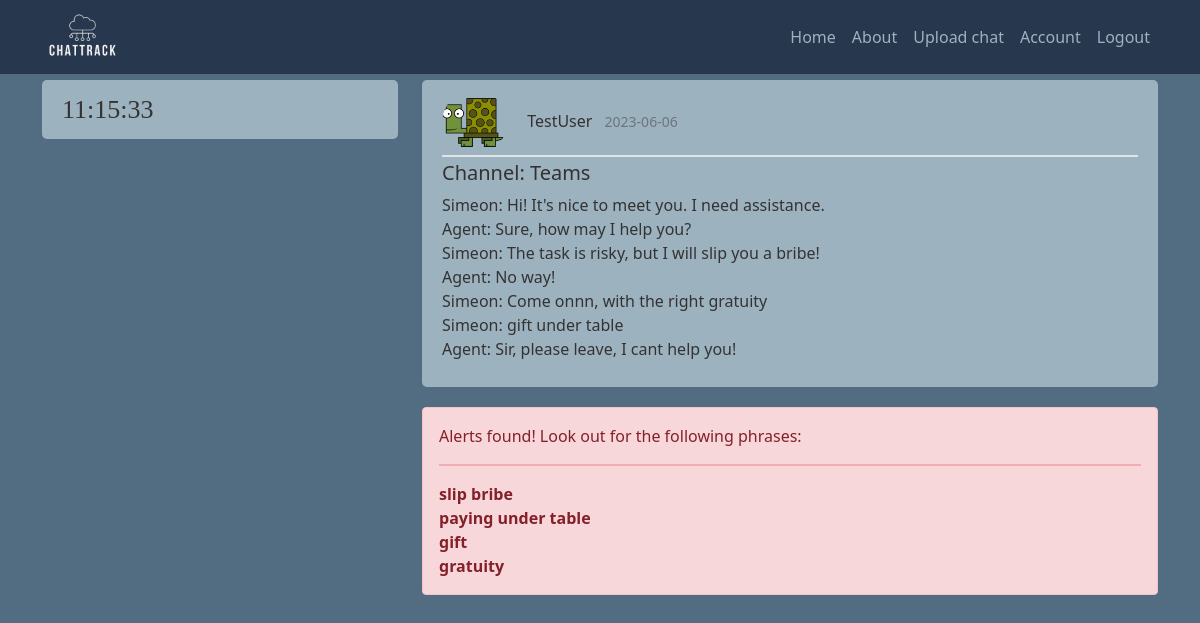
/chat/7 (signed in), run on the app's committed database.
### chattrack/models.py (models this page shows, shortened)
class User(db.Model, UserMixin):
    id = db.Column(db.Integer, primary_key=True)
    username = db.Column(db.String(20), unique=True, nullable=False)
    email = db.Column(db.String(50), unique=True, nullable=False)
    profile_pic = db.Column(db.String(20), nullable=False, default='default.jpg')
    password = db.Column(db.String(60), nullable=False)
    chats = db.relationship('Chat', backref='owner', lazy=True)

class Chat(db.Model):
    id = db.Column(db.Integer, primary_key=True)
    has_alerts = db.Column(db.Boolean, nullable=False, default=False)
    date_uploaded = db.Column(db.DateTime, nullable=False, default=datetime.utcnow)
    channel = db.Column(db.String(30), nullable=False)
    content = db.Column(db.Text, nullable=False)
    similar_phrases_found = db.Column(db.String, nullable=True)
    user_id = db.Column(db.Integer, db.ForeignKey('user.id'), nullable=False)

### chattrack/routes.py (the view)
@app.route("/chat/<int:chat_id>", methods=['GET', 'POST'])
@login_required
def chat(chat_id):
    chat = Chat.query.get_or_404(chat_id)
    deserialized_similar_phrases_found = json.loads(chat.similar_phrases_found)
    return render_template('chat.html', title=chat.channel, chat=chat, phrases_found=deserialized_similar_phrases_found)

### chattrack/models.py (called while the page is built)
@login_manager.user_loader # get an id to keep session of the user
def load_user(user_id):
    return User.query.get(int(user_id))

### chattrack/templates/chat.html (shortened to what this page needs)
{% extends "init_template.html" %}
{% block content %}
  {% if current_user.is_authenticated %}
    <article class="media content-section">
        <div class="media-body">
            <div class="article-metadata">
                <img class="rounded-circle article-img" src="{{ url_for('static', filename='profile_pictures/' + chat.owner.profile_pic) }}">
                <a class="username me-2" href="{{ url_for('user_chats', username=chat.owner.username) }}">{{ chat.owner.username }}</a>
                <small class="text-muted">{{ chat.date_uploaded.strftime('%Y-%m-%d') }}</small>
            </div>
            <h5 class="article-title">Channel: {{ chat.channel }}</h5>
            <p class="article-content">{{ chat.content }}</p>
        </div>
        </article>
        {% if chat.has_alerts == true %}
            <div class="alert alert-danger" role="alert">
                <div class="panel-heading">Alerts found! Look out for the following phrases:</div>
                <hr class="bg-danger border-2 border-top border-danger">
                {% for phrase in phrases_found %}
                    <div class="font-weight-bold fw-bolder">{{ phrase }}</div>
                {% endfor %}
            </div>
        {% else %}
            <div class="alert alert-success" role="alert">
                <div class="panel-heading">No alerts found.</div>
            </div>
        {% endif %}
  {% else %}
    <div class="alert alert-primary" role="alert">
      <div class="panel-heading">Please log in!</div>
    </div>
  {% endif %}
{% endblock content %}

### chattrack/static/main.css (style rules this page uses)
body { background: #526D82; color: #333333; margin-top: 5rem; }
h4, h5 { color: #9DB2BF; }
.content-section { background: #9DB2BF; padding: 10px 20px; border-radius: 5px; margin-bottom: 20px; }
.article-title { color: #333131; text-decoration: none }
.username { color: #333131; text-decoration: none }
.article-content { white-space: pre-line; }
.article-img { height: 65px; width: 65px; margin-right: 16px; }
.article-metadata { margin-bottom: 4px; border-bottom: 2px solid #e3e3e3 }

### data on the page
User: profile_pic (picture), owner.username "TestUser"
Chat: date_uploaded "2023-06-06", channel "Teams", content "Simeon: Hi! It's nice to meet you. I need assistance. Agent: Sure, how may I help you? Simeon: The task is risky, but I will slip you a bribe! Agent: No way! Simeon: Come onnn, with the right gratuity Simeon: gift under table Agent: Sir, please leave, I cant help you!"

### other printed values
{{ phrase }} "slip bribe" "paying under table" "gift" "gratuity"
